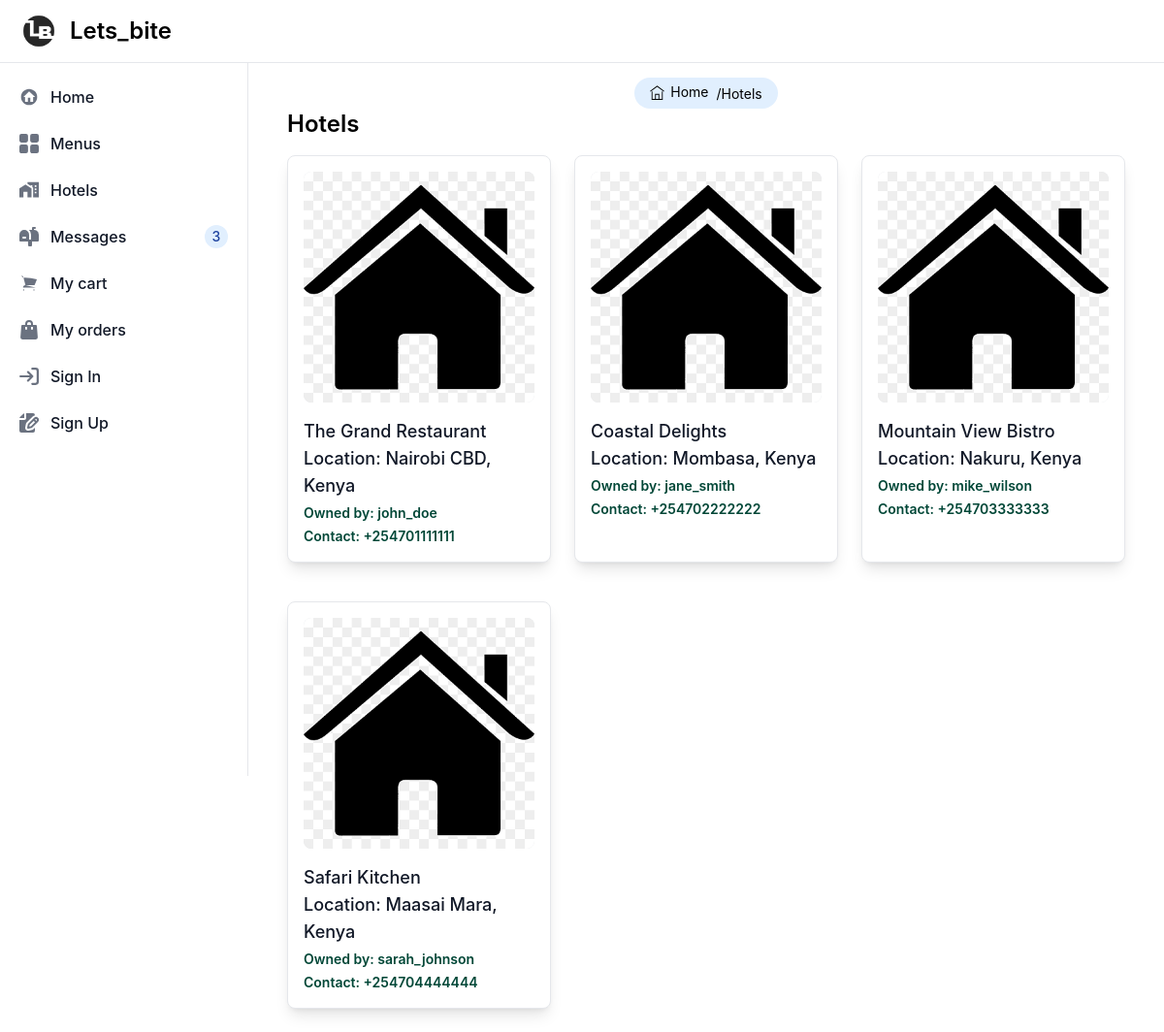
Screenshot of /hotels/ with the database file from the repository.
### hotel/models.py (models this page shows, shortened)
class Hotel(models.Model):
    owner = models.ForeignKey(CustomUser,on_delete=models.CASCADE)
    name = models.CharField(max_length=200)
    location = models.CharField(max_length=200)
    phone = models.CharField(max_length=200)
    email = models.EmailField()
    hotel_image = models.ImageField(upload_to='hotels/', default='hotel_default.png')
    created_at = models.DateTimeField(auto_now_add=True)
    updated_at = models.DateTimeField(auto_now=True)

### user/models.py (models this page shows, shortened)
class CustomUser(AbstractUser):
    email = models.EmailField(unique=True,max_length=50, blank=True, null=True)
    phone_number = models.IntegerField(unique=True,blank=True, null=True)

### home/views.py (the view)
# urls.py: path('hotels/',hotels, name='hotels'),
def hotels(request):
    hotels = Hotel.objects.all()
    context = {
        'hotels': hotels
    }
    return render(request, 'home/hotel_list.html',context)

### home/templates/home/hotel_list.html (shortened to what this page needs)
{% extends 'home/base.html' %}
{% load static %}
{% block content %}
<Section>
  <div class="bg-white">
    <div class="mx-auto max-w-2xl px-4 py-4 sm:px-6 sm:py-24 lg:max-w-7xl lg:px-8 py-2">
      <div class="text-center">
        <ul
          class="breadcrumb inline-flex h-8 items-center justify-center space-x-2 rounded-3xl bg-blue-100 px-4 py-2">
          <li class="leading-none text-dark">
            <a class="inline-flex items-center text-primary" href="{% url 'home' %}">
              <span class="text-sm leading-none">Home</span>
            </a>
          </li>
          <li class="leading-none text-dark">
            <span class="text-sm leading-none">/Hotels </span>
          </li>
        </ul>
      </div>
      <h2 class="font-semibold text-2xl pb-4">Hotels</h2>
      <div class="grid grid-cols-1 gap-x-6 gap-y-10 sm:grid-cols-2 lg:grid-cols-3 xl:grid-cols-4 xl:gap-x-8">
        {% for hotel in hotels %}
        <a href="{% url 'hotel_detail' hotel.id %}" class="relative bg-gray-50 rounded p-2 group bg-white border rounded-lg shadow-lg p-4">
          <img src="{{ hotel.hotel_image.url }}" alt="{{ hotel.name }}" class="aspect-square w-full rounded-lg bg-gray-200 object-cover group-hover:opacity-75 xl:aspect-[7/8]">
          <h3 class="mt-4 text-lg font-medium text-gray-900 ">{{ hotel.name}}</h3>
          <p class="text-lg font-medium text-gray-900 ">Location: {{hotel.location }}</p>
          <h3 class="text-green-900 font-semibold mt-1 text-sm">Owned by: {{ hotel.owner.username }}</h3>
          <h3 class="text-green-900 font-semibold mt-1 text-sm">Contact: {{ hotel.phone }}</h3>
        </a>
        {% endfor %}
      </div>
    </div>
  </div>
</section>
{% endblock content %}

### home/templates/home/base.html (shortened to what this page needs)
{% load static %}
<!DOCTYPE html>
<html lang="en">
<head>
  <link href="{% static 'home/css/style.css' %}" rel="stylesheet">
  <link href="https://cdn.jsdelivr.net/npm/tailwindcss@2.2.19/dist/tailwind.min.css" rel="stylesheet">
  <link href="https://cdn.jsdelivr.net/npm/flowbite@2.5.2/dist/flowbite.min.css" rel="stylesheet" />
</head>
<body>
<nav class="fixed top-0 z-50 w-full bg-white border-b border-gray-200 dark:bg-gray-800 dark:border-gray-700">
    <div class="px-3 py-3 lg:px-5 lg:pl-3">
      <div class="flex items-center justify-between">
        <div class="flex items-center justify-start rtl:justify-end">
          <a href="{% url 'home' %}" class="flex ms-2 md:me-24">
            <img src="{% static 'home/assets/lets_bite.png' %}" class="h-10 me-3" alt="Lets_Bite Logo" />
            <span class="self-center text-xl font-semibold sm:text-2xl whitespace-nowrap dark:text-white">Lets_bite</span>
          </a>
        </div>
      </div>
    </div>
  </nav>
  <aside id="logo-sidebar" class="fixed top-0 left-0 z-40 w-64 h-screen pt-20 transition-transform -translate-x-full bg-white border-r border-gray-200 sm:translate-x-0 dark:bg-gray-800 dark:border-gray-700" aria-label="Sidebar">
     <div class="h-full px-3 pb-4 overflow-y-auto bg-white dark:bg-gray-800">
        <ul class="space-y-2 font-medium">
           <li>
              <a href="{% url 'home' %}" class="flex items-center p-2 text-gray-900 rounded-lg dark:text-white hover:bg-gray-100 dark:hover:bg-gray-700 group">
                 <span class="ms-3">Home</span>
              </a>
           </li>
           <li>
              <a href="{% url 'menu' %}" class="flex items-center p-2 text-gray-900 rounded-lg dark:text-white hover:bg-gray-100 dark:hover:bg-gray-700 group">
                 <span class="flex-1 ms-3 whitespace-nowrap">Menus</span>
              </a>
           </li>
           <li>
           <li>
              <a href="{% url 'hotels' %}" class="flex items-center p-2 text-gray-900 rounded-lg dark:text-white hover:bg-gray-100 dark:hover:bg-gray-700 group">
                 <span class="flex-1 ms-3 whitespace-nowrap">Hotels</span>
              </a>
           </li>
           <li>
              <a href="#" class="flex items-center p-2 text-gray-900 rounded-lg dark:text-white hover:bg-gray-100 dark:hover:bg-gray-700 group">
                 <span class="flex-1 ms-3 whitespace-nowrap">Messages</span>
                 <span class="inline-flex items-center justify-center w-3 h-3 p-3 ms-3 text-sm font-medium text-blue-800 bg-blue-100 rounded-full dark:bg-blue-900 dark:text-blue-300">3</span>
              </a>
           </li>
           <li>
              <a href="{% url 'cart' %}" class="flex items-center p-2 text-gray-900 rounded-lg dark:text-white hover:bg-gray-100 dark:hover:bg-gray-700 group">
                 <span class="flex-1 ms-3 whitespace-nowrap">My cart</span>
              </a>
           </li>
           <li>
              <a href="{% url 'order-list' %}" class="flex items-center p-2 text-gray-900 rounded-lg dark:text-white hover:bg-gray-100 dark:hover:bg-gray-700 group">
                 <span class="flex-1 ms-3 whitespace-nowrap">My orders</span>
              </a>
           </li>
           {% if user.is_authenticated %}
           <li class="sm:hidden md:hidden">
            <a href="{% url 'hotel-home' %}" class="flex items-center p-2 text-white rounded-lg dark:text-white hover:bg-gray-100 dark:hover:bg-gray-700 group hover:text-blue-500 bg-blue-500">
                 <svg class="flex-shrink-0 w-5 h-5 text-gray-500 transition duration-75 dark:text-gray-400 group-hover:text-gray-900 dark:group-hover:text-white" aria-hidden="true" xmlns="http://www.w3.org/2000/svg" fill="currentColor" viewBox="0 0 24 24">
                  <path d="M17 7L15.59 8.41L18.17 11H8V13H18.17L15.59 15.58L17 17L22 12M4 5H12V3H4C2.9 3 2 3.9 2 5V19C2 20.1 2.9 21 4 21H12V19H4V5Z" />
               </svg>
               <span class="flex-1 ms-3 whitespace-nowrap">Hotel Management </span>
            </a>
         </li>
           <li>
            <a href="{% url 'logout' %}" class="flex items-center p-2 text-gray-900 rounded-lg dark:text-white hover:bg-gray-100 dark:hover:bg-gray-700 group">
                 <svg class="flex-shrink-0 w-5 h-5 text-gray-500 transition duration-75 dark:text-gray-400 group-hover:text-gray-900 dark:group-hover:text-white" aria-hidden="true" xmlns="http://www.w3.org/2000/svg" fill="currentColor" viewBox="0 0 24 24">
                  <path d="M17 7L15.59 8.41L18.17 11H8V13H18.17L15.59 15.58L17 17L22 12M4 5H12V3H4C2.9 3 2 3.9 2 5V19C2 20.1 2.9 21 4 21H12V19H4V5Z" />
               </svg>
               <span class="flex-1 ms-3 whitespace-nowrap">Log out</span>
            </a>
         </li>
         <li>
           {% else %}
           <li>
              <a href="{% url 'login' %}" class="flex items-center p-2 text-gray-900 rounded-lg dark:text-white hover:bg-gray-100 dark:hover:bg-gray-700 group">
                 <span class="flex-1 ms-3 whitespace-nowrap">Sign In</span>
              </a>
           </li>
           <li>
              <a href="{% url 'register' %}" class="flex items-center p-2 text-gray-900 rounded-lg dark:text-white hover:bg-gray-100 dark:hover:bg-gray-700 group">
                 <span class="flex-1 ms-3 whitespace-nowrap">Sign Up</span>
              </a>
           </li>
           {% endif %}
        </ul>
     </div>
  </aside>
  <div class="sm:ml-64">
     <div class="p-2 rounded-lg mt-14">
        {% block content %}
        {% endblock %}
     </div>
  </div>
</body>
</html>

### rows the page displays
Hotel: hotel_image (placeholder picture), name "The Grand Restaurant", location "Nairobi CBD, Kenya", owner.username "john_doe", phone "+254701111111"
Hotel: hotel_image (placeholder picture), name "Coastal Delights", location "Mombasa, Kenya", owner.username "jane_smith", phone "+254702222222"
Hotel: hotel_image (placeholder picture), name "Mountain View Bistro", location "Nakuru, Kenya", owner.username "mike_wilson", phone "+254703333333"
Hotel: hotel_image (placeholder picture), name "Safari Kitchen", location "Maasai Mara, Kenya", owner.username "sarah_johnson", phone "+254704444444"
